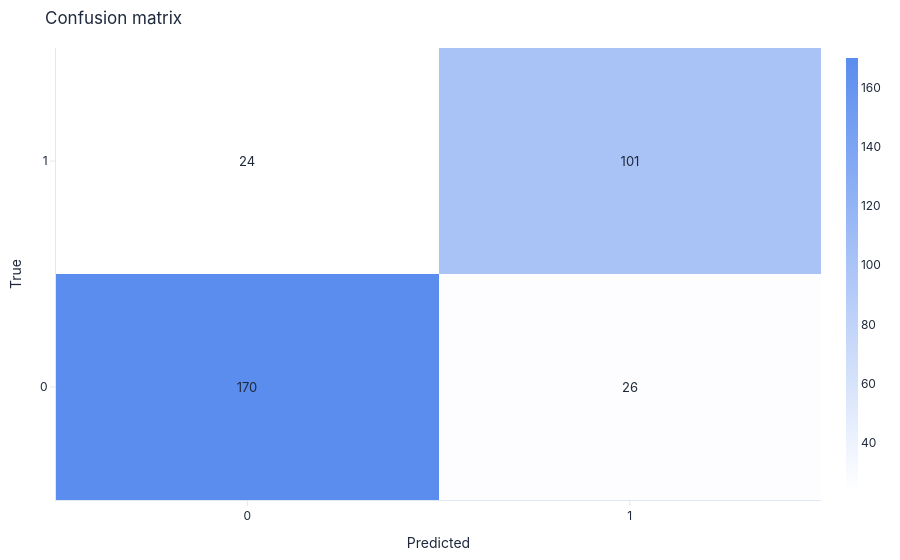

The cell this chart's notebook holds for it:
### Code cell
# Step 6: Visualise performance
fig_cm = confusion_matrix(clf_final.pipeline, exp.X_test, exp.y_test)
fig_cm.show()

### Figure 1 — Plotly figure (JSON) as saved in the notebook; plotly's stock layout.template omitted (floating-point values rounded to 4 significant figures)
{"data": [{"colorbar": {"outlinewidth": 0, "thickness": 12}, "colorscale": [[0, "#FFFFFF"], [1, "#5B8DEF"]], "hovertemplate": "True: %{y}<br>Pred: %{x}<br>Count: %{z}<extra></extra>", "showscale": true, "text": [["170", "26"], ["24", "101"]], "textfont": {"color": "#1E293B", "size": 13}, "texttemplate": "%{text}", "type": "heatmap", "x": ["0", "1"], "y": ["0", "1"], "z": [[170, 26], [24, 101]]}], "layout": {"font": {"color": "#1E293B", "family": "Inter, system-ui, sans-serif", "size": 12}, "hoverlabel": {"bgcolor": "white", "bordercolor": "#E2E8F0", "font": {"family": "Inter, system-ui, sans-serif", "size": 12}}, "legend": {"bgcolor": "rgba(0,0,0,0)", "borderwidth": 0, "orientation": "h", "x": 0, "y": -0.18}, "margin": {"b": 48, "l": 56, "r": 24, "t": 48}, "paper_bgcolor": "rgba(0,0,0,0)", "plot_bgcolor": "rgba(0,0,0,0)", "showlegend": false, "title": {"text": "Confusion matrix"}, "xaxis": {"automargin": true, "gridcolor": "#E2E8F0", "linecolor": "#E2E8F0", "tickcolor": "#E2E8F0", "ticks": "outside", "title": {"text": "Predicted"}, "zerolinecolor": "#E2E8F0"}, "yaxis": {"automargin": true, "gridcolor": "#E2E8F0", "linecolor": "#E2E8F0", "tickcolor": "#E2E8F0", "ticks": "outside", "title": {"text": "True"}, "zerolinecolor": "#E2E8F0"}}}
